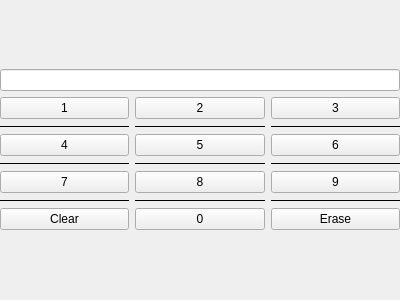
<?xml version="1.0" encoding="UTF-8"?>
<ui version="4.0">
 <class>virtualkeypad</class>
 <widget class="QWidget" name="virtualkeypad">
  <property name="geometry">
   <rect>
    <x>0</x>
    <y>0</y>
    <width>400</width>
    <height>300</height>
   </rect>
  </property>
  <property name="windowTitle">
   <string>Form</string>
  </property>
  <layout class="QVBoxLayout" name="verticalLayout">
   <property name="leftMargin">
    <number>0</number>
   </property>
   <property name="topMargin">
    <number>0</number>
   </property>
   <property name="rightMargin">
    <number>0</number>
   </property>
   <property name="bottomMargin">
    <number>0</number>
   </property>
   <item>
    <layout class="QGridLayout" name="gridLayout">
     <property name="topMargin">
      <number>0</number>
     </property>
     <item row="1" column="1">
      <layout class="QGridLayout" name="gridLayout_2">
       <item row="3" column="1">
        <widget class="QPushButton" name="n5">
         <property name="text">
          <string>5</string>
         </property>
        </widget>
       </item>
       <item row="1" column="2">
        <widget class="QPushButton" name="n3">
         <property name="text">
          <string>3</string>
         </property>
        </widget>
       </item>
       <item row="5" column="2">
        <widget class="QPushButton" name="n9">
         <property name="text">
          <string>9</string>
         </property>
        </widget>
       </item>
       <item row="3" column="0">
        <widget class="QPushButton" name="n4">
         <property name="text">
          <string>4</string>
         </property>
        </widget>
       </item>
       <item row="1" column="0">
        <widget class="QPushButton" name="n1">
         <property name="text">
          <string>1</string>
         </property>
        </widget>
       </item>
       <item row="3" column="2">
        <widget class="QPushButton" name="n6">
         <property name="text">
          <string>6</string>
         </property>
        </widget>
       </item>
       <item row="5" column="0">
        <widget class="QPushButton" name="n7">
         <property name="text">
          <string>7</string>
         </property>
        </widget>
       </item>
       <item row="5" column="1">
        <widget class="QPushButton" name="n8">
         <property name="text">
          <string>8</string>
         </property>
        </widget>
       </item>
       <item row="1" column="1">
        <widget class="QPushButton" name="n2">
         <property name="text">
          <string>2</string>
         </property>
        </widget>
       </item>
       <item row="7" column="1">
        <widget class="QPushButton" name="n0">
         <property name="text">
          <string>0</string>
         </property>
        </widget>
       </item>
       <item row="2" column="0">
        <widget class="Line" name="line">
         <property name="frameShadow">
          <enum>QFrame::Plain</enum>
         </property>
         <property name="orientation">
          <enum>Qt::Horizontal</enum>
         </property>
        </widget>
       </item>
       <item row="2" column="1">
        <widget class="Line" name="line_2">
         <property name="frameShadow">
          <enum>QFrame::Plain</enum>
         </property>
         <property name="orientation">
          <enum>Qt::Horizontal</enum>
         </property>
        </widget>
       </item>
       <item row="2" column="2">
        <widget class="Line" name="line_3">
         <property name="frameShadow">
          <enum>QFrame::Plain</enum>
         </property>
         <property name="orientation">
          <enum>Qt::Horizontal</enum>
         </property>
        </widget>
       </item>
       <item row="4" column="0">
        <widget class="Line" name="line_4">
         <property name="frameShadow">
          <enum>QFrame::Plain</enum>
         </property>
         <property name="orientation">
          <enum>Qt::Horizontal</enum>
         </property>
        </widget>
       </item>
       <item row="4" column="1">
        <widget class="Line" name="line_5">
         <property name="frameShadow">
          <enum>QFrame::Plain</enum>
         </property>
         <property name="orientation">
          <enum>Qt::Horizontal</enum>
         </property>
        </widget>
       </item>
       <item row="4" column="2">
        <widget class="Line" name="line_6">
         <property name="frameShadow">
          <enum>QFrame::Plain</enum>
         </property>
         <property name="orientation">
          <enum>Qt::Horizontal</enum>
         </property>
        </widget>
       </item>
       <item row="6" column="1">
        <widget class="Line" name="line_7">
         <property name="frameShadow">
          <enum>QFrame::Plain</enum>
         </property>
         <property name="orientation">
          <enum>Qt::Horizontal</enum>
         </property>
        </widget>
       </item>
       <item row="7" column="2">
        <widget class="QPushButton" name="eraseBtn">
         <property name="text">
          <string>Erase</string>
         </property>
        </widget>
       </item>
       <item row="7" column="0">
        <widget class="QPushButton" name="clearBtn">
         <property name="text">
          <string>Clear</string>
         </property>
        </widget>
       </item>
       <item row="6" column="0">
        <widget class="Line" name="line_8">
         <property name="frameShadow">
          <enum>QFrame::Plain</enum>
         </property>
         <property name="orientation">
          <enum>Qt::Horizontal</enum>
         </property>
        </widget>
       </item>
       <item row="6" column="2">
        <widget class="Line" name="line_9">
         <property name="frameShadow">
          <enum>QFrame::Plain</enum>
         </property>
         <property name="orientation">
          <enum>Qt::Horizontal</enum>
         </property>
        </widget>
       </item>
      </layout>
     </item>
     <item row="0" column="1">
      <widget class="QLineEdit" name="lineEdit"/>
     </item>
    </layout>
   </item>
  </layout>
 </widget>
 <resources/>
 <connections/>
</ui>
